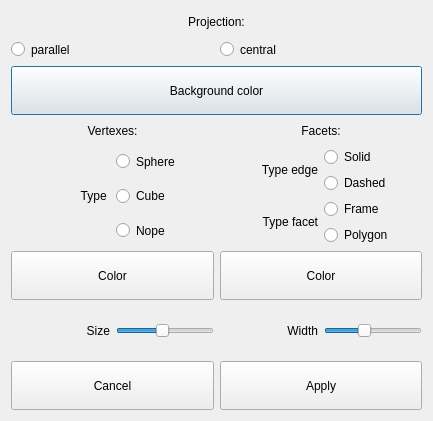
<?xml version="1.0" encoding="UTF-8"?>
<ui version="4.0">
 <class>options</class>
 <widget class="QDialog" name="options">
  <property name="geometry">
   <rect>
    <x>0</x>
    <y>0</y>
    <width>433</width>
    <height>421</height>
   </rect>
  </property>
  <property name="windowTitle">
   <string>Settings</string>
  </property>
  <property name="windowIcon">
   <iconset resource="../icon/icons.qrc">
    <normaloff>:/settings.svg</normaloff>:/settings.svg</iconset>
  </property>
  <layout class="QVBoxLayout" name="verticalLayout_8">
   <item>
    <layout class="QVBoxLayout" name="verticalLayout_2">
     <item>
      <widget class="QLabel" name="label_projection">
       <property name="sizePolicy">
        <sizepolicy hsizetype="Minimum" vsizetype="Minimum">
         <horstretch>0</horstretch>
         <verstretch>0</verstretch>
        </sizepolicy>
       </property>
       <property name="maximumSize">
        <size>
         <width>16777215</width>
         <height>16777215</height>
        </size>
       </property>
       <property name="text">
        <string>Projection:</string>
       </property>
       <property name="alignment">
        <set>Qt::AlignCenter</set>
       </property>
      </widget>
     </item>
     <item>
      <layout class="QHBoxLayout" name="horizontalLayout_2">
       <item>
        <widget class="QRadioButton" name="radioButton_parallel">
         <property name="sizePolicy">
          <sizepolicy hsizetype="Minimum" vsizetype="Minimum">
           <horstretch>0</horstretch>
           <verstretch>0</verstretch>
          </sizepolicy>
         </property>
         <property name="text">
          <string>parallel</string>
         </property>
        </widget>
       </item>
       <item>
        <widget class="QRadioButton" name="radioButton_central">
         <property name="sizePolicy">
          <sizepolicy hsizetype="Minimum" vsizetype="Minimum">
           <horstretch>0</horstretch>
           <verstretch>0</verstretch>
          </sizepolicy>
         </property>
         <property name="contextMenuPolicy">
          <enum>Qt::NoContextMenu</enum>
         </property>
         <property name="text">
          <string>central</string>
         </property>
        </widget>
       </item>
      </layout>
     </item>
    </layout>
   </item>
   <item>
    <widget class="QPushButton" name="button_background">
     <property name="sizePolicy">
      <sizepolicy hsizetype="Minimum" vsizetype="Minimum">
       <horstretch>0</horstretch>
       <verstretch>0</verstretch>
      </sizepolicy>
     </property>
     <property name="styleSheet">
      <string notr="true">Background </string>
     </property>
     <property name="text">
      <string>Background color</string>
     </property>
    </widget>
   </item>
   <item>
    <layout class="QHBoxLayout" name="horizontalLayout_9">
     <item>
      <widget class="QLabel" name="label_4">
       <property name="sizePolicy">
        <sizepolicy hsizetype="Minimum" vsizetype="Minimum">
         <horstretch>0</horstretch>
         <verstretch>0</verstretch>
        </sizepolicy>
       </property>
       <property name="maximumSize">
        <size>
         <width>16777215</width>
         <height>16777215</height>
        </size>
       </property>
       <property name="text">
        <string>Vertexes:</string>
       </property>
       <property name="alignment">
        <set>Qt::AlignCenter</set>
       </property>
      </widget>
     </item>
     <item>
      <widget class="QLabel" name="label_edges">
       <property name="sizePolicy">
        <sizepolicy hsizetype="Minimum" vsizetype="Minimum">
         <horstretch>0</horstretch>
         <verstretch>0</verstretch>
        </sizepolicy>
       </property>
       <property name="maximumSize">
        <size>
         <width>16777215</width>
         <height>20</height>
        </size>
       </property>
       <property name="text">
        <string>Facets:</string>
       </property>
       <property name="alignment">
        <set>Qt::AlignCenter</set>
       </property>
      </widget>
     </item>
    </layout>
   </item>
   <item>
    <layout class="QHBoxLayout" name="horizontalLayout_4">
     <item>
      <layout class="QHBoxLayout" name="horizontalLayout_6">
       <item>
        <widget class="QLabel" name="label_5">
         <property name="sizePolicy">
          <sizepolicy hsizetype="Minimum" vsizetype="Minimum">
           <horstretch>0</horstretch>
           <verstretch>0</verstretch>
          </sizepolicy>
         </property>
         <property name="text">
          <string>Type </string>
         </property>
         <property name="alignment">
          <set>Qt::AlignRight|Qt::AlignTrailing|Qt::AlignVCenter</set>
         </property>
        </widget>
       </item>
       <item>
        <layout class="QVBoxLayout" name="verticalLayout_5">
         <item>
          <widget class="QRadioButton" name="radioButton_vertex_shere">
           <property name="sizePolicy">
            <sizepolicy hsizetype="Minimum" vsizetype="Minimum">
             <horstretch>0</horstretch>
             <verstretch>0</verstretch>
            </sizepolicy>
           </property>
           <property name="text">
            <string>Sphere</string>
           </property>
           <attribute name="buttonGroup">
            <string notr="true">edge_group</string>
           </attribute>
          </widget>
         </item>
         <item>
          <widget class="QRadioButton" name="radioButton_vertex_cube">
           <property name="sizePolicy">
            <sizepolicy hsizetype="Minimum" vsizetype="Minimum">
             <horstretch>0</horstretch>
             <verstretch>0</verstretch>
            </sizepolicy>
           </property>
           <property name="text">
            <string>Cube</string>
           </property>
           <attribute name="buttonGroup">
            <string notr="true">edge_group</string>
           </attribute>
          </widget>
         </item>
         <item>
          <widget class="QRadioButton" name="radioButton_vertex_nope">
           <property name="sizePolicy">
            <sizepolicy hsizetype="Minimum" vsizetype="Minimum">
             <horstretch>0</horstretch>
             <verstretch>0</verstretch>
            </sizepolicy>
           </property>
           <property name="text">
            <string>Nope</string>
           </property>
           <attribute name="buttonGroup">
            <string notr="true">edge_group</string>
           </attribute>
          </widget>
         </item>
        </layout>
       </item>
      </layout>
     </item>
     <item>
      <layout class="QVBoxLayout" name="verticalLayout_7">
       <item>
        <layout class="QHBoxLayout" name="horizontalLayout_3">
         <item>
          <widget class="QLabel" name="label">
           <property name="sizePolicy">
            <sizepolicy hsizetype="Minimum" vsizetype="Minimum">
             <horstretch>0</horstretch>
             <verstretch>0</verstretch>
            </sizepolicy>
           </property>
           <property name="maximumSize">
            <size>
             <width>16777215</width>
             <height>16777215</height>
            </size>
           </property>
           <property name="text">
            <string>Type edge</string>
           </property>
           <property name="alignment">
            <set>Qt::AlignRight|Qt::AlignTrailing|Qt::AlignVCenter</set>
           </property>
          </widget>
         </item>
         <item>
          <layout class="QVBoxLayout" name="verticalLayout_3">
           <item>
            <widget class="QRadioButton" name="radioButton_solid">
             <property name="sizePolicy">
              <sizepolicy hsizetype="Minimum" vsizetype="Minimum">
               <horstretch>0</horstretch>
               <verstretch>0</verstretch>
              </sizepolicy>
             </property>
             <property name="text">
              <string>Solid</string>
             </property>
             <attribute name="buttonGroup">
              <string notr="true">vertex_group</string>
             </attribute>
            </widget>
           </item>
           <item>
            <widget class="QRadioButton" name="radioButton_dashed">
             <property name="sizePolicy">
              <sizepolicy hsizetype="Minimum" vsizetype="Minimum">
               <horstretch>0</horstretch>
               <verstretch>0</verstretch>
              </sizepolicy>
             </property>
             <property name="text">
              <string>Dashed</string>
             </property>
             <property name="checkable">
              <bool>true</bool>
             </property>
             <property name="checked">
              <bool>false</bool>
             </property>
             <property name="autoExclusive">
              <bool>false</bool>
             </property>
             <attribute name="buttonGroup">
              <string notr="true">vertex_group</string>
             </attribute>
            </widget>
           </item>
          </layout>
         </item>
        </layout>
       </item>
       <item>
        <layout class="QHBoxLayout" name="horizontalLayout">
         <item>
          <widget class="QLabel" name="label_8">
           <property name="sizePolicy">
            <sizepolicy hsizetype="Minimum" vsizetype="Minimum">
             <horstretch>0</horstretch>
             <verstretch>0</verstretch>
            </sizepolicy>
           </property>
           <property name="text">
            <string>Type facet</string>
           </property>
           <property name="alignment">
            <set>Qt::AlignRight|Qt::AlignTrailing|Qt::AlignVCenter</set>
           </property>
          </widget>
         </item>
         <item>
          <layout class="QVBoxLayout" name="verticalLayout">
           <item>
            <widget class="QRadioButton" name="frame_facets">
             <property name="sizePolicy">
              <sizepolicy hsizetype="Minimum" vsizetype="Minimum">
               <horstretch>0</horstretch>
               <verstretch>0</verstretch>
              </sizepolicy>
             </property>
             <property name="text">
              <string>Frame</string>
             </property>
             <attribute name="buttonGroup">
              <string notr="true">facet_group</string>
             </attribute>
            </widget>
           </item>
           <item>
            <widget class="QRadioButton" name="polygon_facets">
             <property name="sizePolicy">
              <sizepolicy hsizetype="Minimum" vsizetype="Minimum">
               <horstretch>0</horstretch>
               <verstretch>0</verstretch>
              </sizepolicy>
             </property>
             <property name="text">
              <string>Polygon</string>
             </property>
             <attribute name="buttonGroup">
              <string notr="true">facet_group</string>
             </attribute>
            </widget>
           </item>
          </layout>
         </item>
        </layout>
       </item>
      </layout>
     </item>
    </layout>
   </item>
   <item>
    <layout class="QHBoxLayout" name="horizontalLayout_8">
     <item>
      <widget class="QToolButton" name="button_color_vertexes">
       <property name="sizePolicy">
        <sizepolicy hsizetype="Minimum" vsizetype="Minimum">
         <horstretch>0</horstretch>
         <verstretch>0</verstretch>
        </sizepolicy>
       </property>
       <property name="minimumSize">
        <size>
         <width>0</width>
         <height>0</height>
        </size>
       </property>
       <property name="text">
        <string>Color</string>
       </property>
      </widget>
     </item>
     <item>
      <widget class="QToolButton" name="button_color_edges">
       <property name="sizePolicy">
        <sizepolicy hsizetype="Minimum" vsizetype="Minimum">
         <horstretch>0</horstretch>
         <verstretch>0</verstretch>
        </sizepolicy>
       </property>
       <property name="minimumSize">
        <size>
         <width>0</width>
         <height>0</height>
        </size>
       </property>
       <property name="text">
        <string>Color</string>
       </property>
      </widget>
     </item>
    </layout>
   </item>
   <item>
    <layout class="QHBoxLayout" name="horizontalLayout_10">
     <item>
      <layout class="QHBoxLayout" name="horizontalLayout_7">
       <item>
        <widget class="QLabel" name="label_7">
         <property name="sizePolicy">
          <sizepolicy hsizetype="Minimum" vsizetype="Minimum">
           <horstretch>0</horstretch>
           <verstretch>0</verstretch>
          </sizepolicy>
         </property>
         <property name="text">
          <string>Size</string>
         </property>
         <property name="alignment">
          <set>Qt::AlignRight|Qt::AlignTrailing|Qt::AlignVCenter</set>
         </property>
        </widget>
       </item>
       <item>
        <widget class="QSlider" name="horizontalSlider_size_vertexes">
         <property name="sizePolicy">
          <sizepolicy hsizetype="Minimum" vsizetype="Minimum">
           <horstretch>0</horstretch>
           <verstretch>0</verstretch>
          </sizepolicy>
         </property>
         <property name="minimum">
          <number>1</number>
         </property>
         <property name="maximum">
          <number>20</number>
         </property>
         <property name="value">
          <number>10</number>
         </property>
         <property name="sliderPosition">
          <number>10</number>
         </property>
         <property name="orientation">
          <enum>Qt::Horizontal</enum>
         </property>
         <property name="tickPosition">
          <enum>QSlider::NoTicks</enum>
         </property>
         <property name="tickInterval">
          <number>1</number>
         </property>
        </widget>
       </item>
      </layout>
     </item>
     <item>
      <layout class="QHBoxLayout" name="horizontalLayout_5">
       <item>
        <widget class="QLabel" name="label_3">
         <property name="sizePolicy">
          <sizepolicy hsizetype="Minimum" vsizetype="Minimum">
           <horstretch>0</horstretch>
           <verstretch>0</verstretch>
          </sizepolicy>
         </property>
         <property name="maximumSize">
          <size>
           <width>16777215</width>
           <height>16777215</height>
          </size>
         </property>
         <property name="text">
          <string>Width</string>
         </property>
         <property name="alignment">
          <set>Qt::AlignRight|Qt::AlignTrailing|Qt::AlignVCenter</set>
         </property>
        </widget>
       </item>
       <item>
        <widget class="QSlider" name="horizontalSlider_wigth_edges">
         <property name="sizePolicy">
          <sizepolicy hsizetype="Minimum" vsizetype="Minimum">
           <horstretch>0</horstretch>
           <verstretch>0</verstretch>
          </sizepolicy>
         </property>
         <property name="mouseTracking">
          <bool>false</bool>
         </property>
         <property name="tabletTracking">
          <bool>false</bool>
         </property>
         <property name="acceptDrops">
          <bool>false</bool>
         </property>
         <property name="inputMethodHints">
          <set>Qt::ImhNone</set>
         </property>
         <property name="minimum">
          <number>1</number>
         </property>
         <property name="maximum">
          <number>11</number>
         </property>
         <property name="sliderPosition">
          <number>5</number>
         </property>
         <property name="orientation">
          <enum>Qt::Horizontal</enum>
         </property>
         <property name="invertedAppearance">
          <bool>false</bool>
         </property>
         <property name="tickPosition">
          <enum>QSlider::NoTicks</enum>
         </property>
         <property name="tickInterval">
          <number>1</number>
         </property>
        </widget>
       </item>
      </layout>
     </item>
    </layout>
   </item>
   <item>
    <layout class="QHBoxLayout" name="horizontalLayout_11">
     <item>
      <widget class="QPushButton" name="button_cancel">
       <property name="sizePolicy">
        <sizepolicy hsizetype="Minimum" vsizetype="Minimum">
         <horstretch>0</horstretch>
         <verstretch>0</verstretch>
        </sizepolicy>
       </property>
       <property name="minimumSize">
        <size>
         <width>140</width>
         <height>0</height>
        </size>
       </property>
       <property name="text">
        <string>Canсel</string>
       </property>
      </widget>
     </item>
     <item>
      <widget class="QPushButton" name="button_apply">
       <property name="sizePolicy">
        <sizepolicy hsizetype="Minimum" vsizetype="Minimum">
         <horstretch>0</horstretch>
         <verstretch>0</verstretch>
        </sizepolicy>
       </property>
       <property name="minimumSize">
        <size>
         <width>140</width>
         <height>0</height>
        </size>
       </property>
       <property name="text">
        <string>Apply</string>
       </property>
      </widget>
     </item>
    </layout>
   </item>
  </layout>
 </widget>
 <resources>
  <include location="../icon/icons.qrc"/>
 </resources>
 <connections/>
 <buttongroups>
  <buttongroup name="facet_group"/>
  <buttongroup name="vertex_group"/>
  <buttongroup name="edge_group"/>
 </buttongroups>
</ui>
